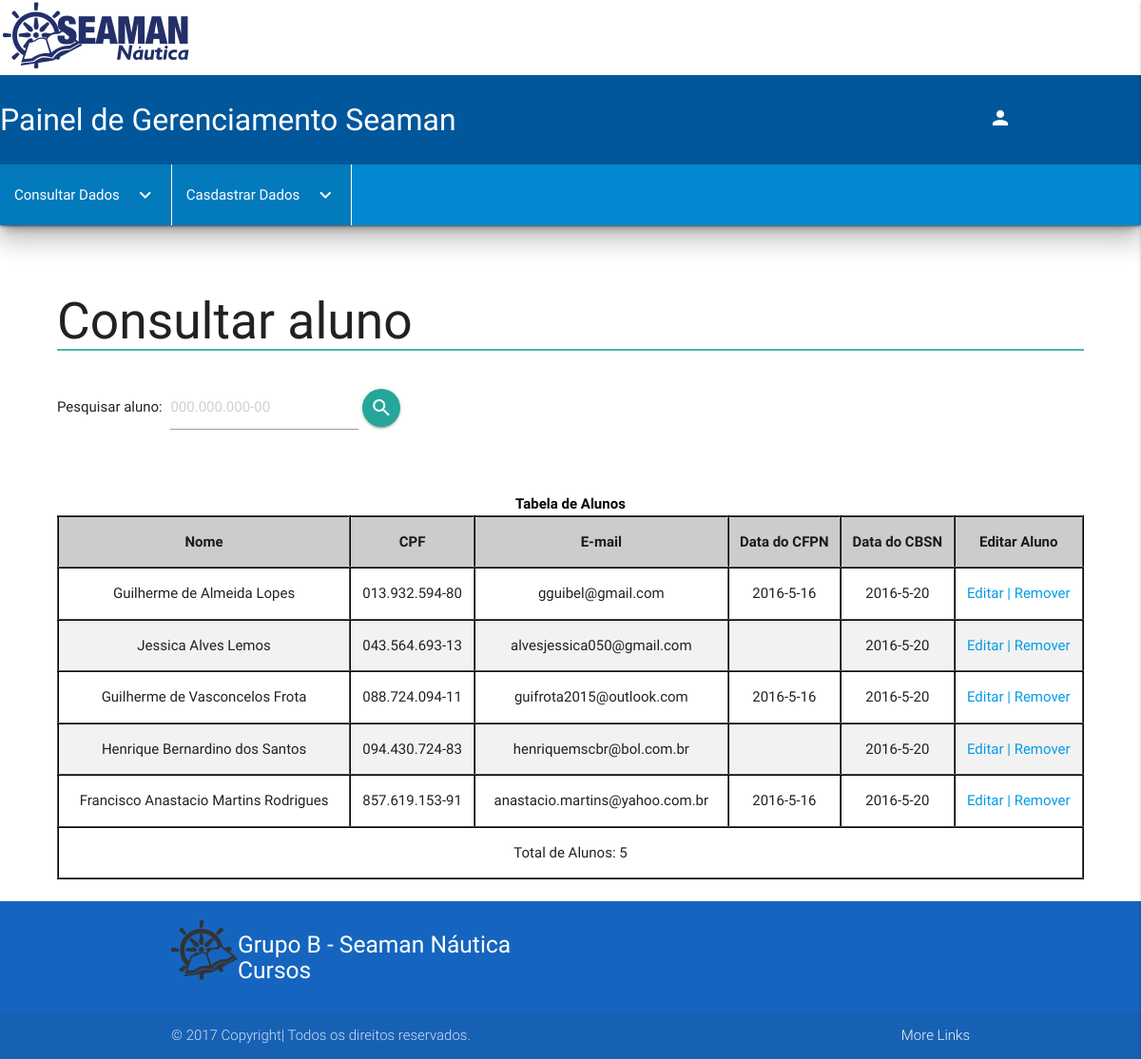
Screenshot of /admin.php?pg=list-aluno (signed in) with the database file from the repository.
### tables this page shows
CREATE TABLE `aluno` (
  `CPF` varchar(14) NOT NULL,
  `telefone` varchar(15) NOT NULL,
  `dataNasci` varchar(10) NOT NULL,
  `unidade` int(11) NOT NULL,
  `email` varchar(50) NOT NULL,
  `rg` varchar(20) NOT NULL,
  `nome` varchar(150) NOT NULL,
  `endereco` varchar(250) NOT NULL,
  `dataCFPN` varchar(10) NOT NULL,
  `dataCBSN` varchar(10) NOT NULL,
  `turma` int(20) NOT NULL
);

### pages/list-aluno.php (the view, shortened to what this page needs)
<h2 style="border-bottom: 2px solid #4db6ac;">Consultar aluno</h2>
<html>
<head>
	<link type="text/css" rel="stylesheet" href="css/lis.css"/>
</head>
<form action="" method="post" enctype="multipart/form-data">
	<div class="col s12">
		Pesquisar aluno:
		<div class="input-field inline">
			<input id="pesquisar" name="pesquisar" type="text" onkeypress="mascara(this, mcpf)" maxlength="14" placeholder="000.000.000-00" class="validate">
		</div>
		<button class="btn-floating waves-effect waves-light" type="submit" name="acao" value="pesquisar"><i class="material-icons left">search</i>
		</button><br><br>
	</div>
</form>
<?php
if(isset($_POST['acao']) && $_POST['acao'] == 'pesquisar' && $nomeUser != 'admin'){
	$pesquisar = ucfirst(trim($_POST['pesquisar']));
	$selecionaPosts = mysqli_query($link,"SELECT * FROM aluno WHERE unidade = '$unidade' AND CPF = '$pesquisar'");
}
elseif($nomeUser == 'admin'){
	$selecionaPosts = mysqli_query($link, "SELECT * FROM aluno ORDER BY unidade DESC");
	if(isset($_POST['acao']) && $_POST['acao'] == 'pesquisar'){
		$pesquisar = ucfirst(trim($_POST['pesquisar']));
		$selecionaPosts = mysqli_query($link,"SELECT * FROM aluno WHERE CPF = '$pesquisar'");
	}
}
else{
	$selecionaPosts = mysqli_query($link,"SELECT * FROM aluno WHERE unidade = '$unidade'");
}
$conta = @mysqli_num_rows($selecionaPosts);
?>
<table id="t01">
	<caption>Tabela de Alunos</caption>
	<thead>
		<tr>
			<th>Nome</th>
			<th>CPF</th>
			<th>E-mail</th>
			<th>Data do CFPN</th>
			<th>Data do CBSN</th>
			<?php
			if($nomeUser == 'admin'){
				echo "<th>Unidade</th>";
			}else{
				echo "<th>Editar Aluno</th>";
			}
			?>
		</tr>
	</thead>
	<tbody>
		<?php
			if($conta != 0){
				while($lnMsg = mysqli_fetch_array($selecionaPosts)){
					$procuraUnidade = mysqli_query($link,"SELECT * FROM unidadeseaman WHERE id = '".$lnMsg['unidade']."'");
					$lnUni = mysqli_fetch_array($procuraUnidade);
					echo "<tr><td> " . $lnMsg['nome'] . " </td>";
					echo "<td> " . $lnMsg['CPF'] . " </td>";
					echo "<td> " . $lnMsg['email'] . " </td>";
					echo "<td> " . $lnMsg['dataCFPN'] . " </td>";
					echo "<td> " . $lnMsg['dataCBSN'] . " </td>";
					if($nomeUser == 'admin'){
						echo "<td>". $lnUni['nome'] ."</td>";
					}else{
					echo "<td><a href='admin.php?pg=editar&id=".$lnMsg['CPF']."'>Editar</a> <a onclick='return confirm(\"Confirma exclusão de Aluno?\")' href='admin.php?pg=list-aluno&remov=sim&id=".$lnMsg['CPF']."'>| Remover</a></td></tr>";}
				}
			}else { echo '<script>alert("Nenhum dado encontrado.");</script>'; }
			?>
		</tbody>
		<tfoot>
			<tr>
				<td colspan ="7"> Total de Alunos:
					<?php
					if ($conta == 0){
						echo "Não possui Alunos";
					}else{
						echo $conta;
					}
					?></td>
				</tr>
			</tfoot>
		</table><br>
</html>

### css/lis.css (style rules this page uses)
table { margin-left: auto; margin-right: auto; margin-top: 2em; }
caption { text-align: center; color: black; font-weight: bold; }
table, th, td { border: 2px ridge black; border-collapse: collapse; text-align: center; border-radius: 6px; }
table#t01 th { background-color: #CCC; }
table#t01 tr:nth-child(even) { background-color: #f2f2f2 }

### rows the page displays
aluno: nome "Guilherme de Almeida Lopes", CPF "013.932.594-80", email "gguibel@gmail.com", dataCFPN "2016-5-16", dataCBSN "2016-5-20"
aluno: nome "Jessica Alves Lemos", CPF "043.564.693-13", email "alvesjessica050@gmail.com", dataCBSN "2016-5-20"
aluno: nome "Guilherme de Vasconcelos Frota", CPF "088.724.094-11", email "guifrota2015@outlook.com", dataCFPN "2016-5-16", dataCBSN "2016-5-20"
aluno: nome "Henrique Bernardino dos Santos", CPF "094.430.724-83", email "henriquemscbr@bol.com.br", dataCBSN "2016-5-20"
aluno: nome "Francisco Anastacio Martins Rodrigues", CPF "857.619.153-91", email "anastacio.martins@yahoo.com.br", dataCFPN "2016-5-16", dataCBSN "2016-5-20"

### other values shown
$conta "5"
